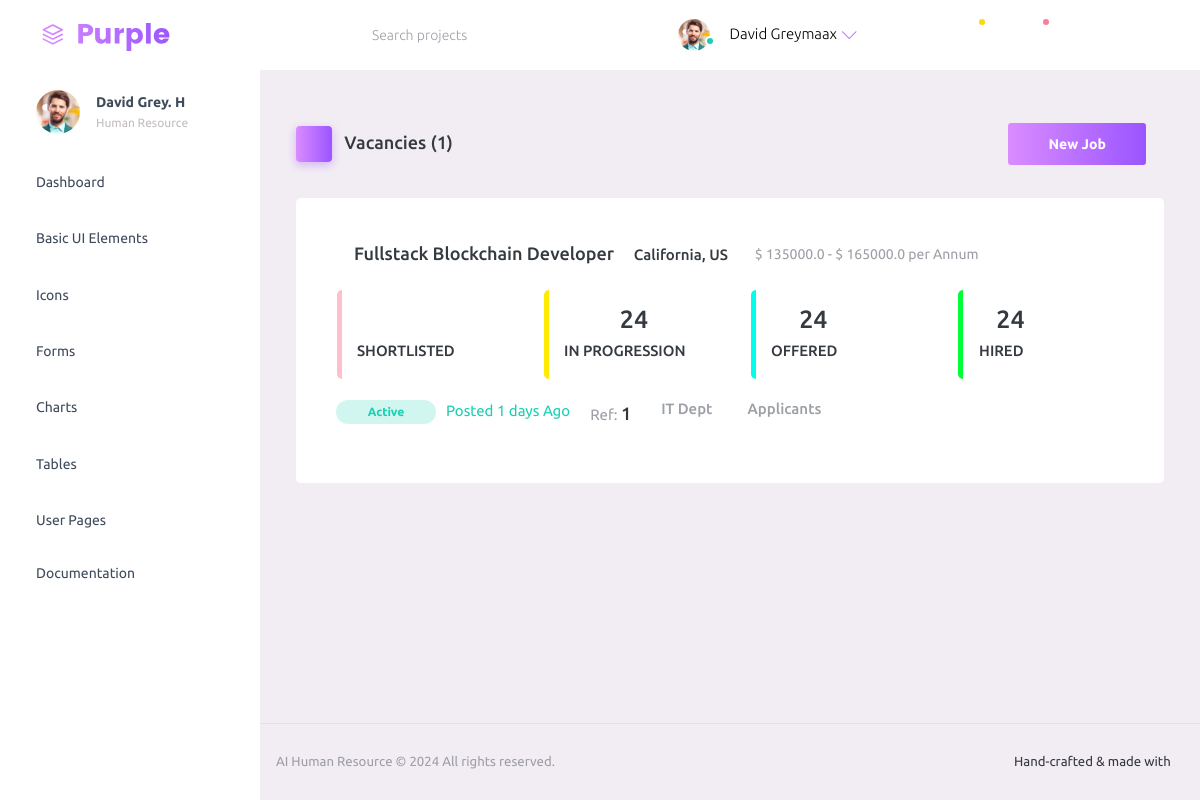
Before: / with the older database file.
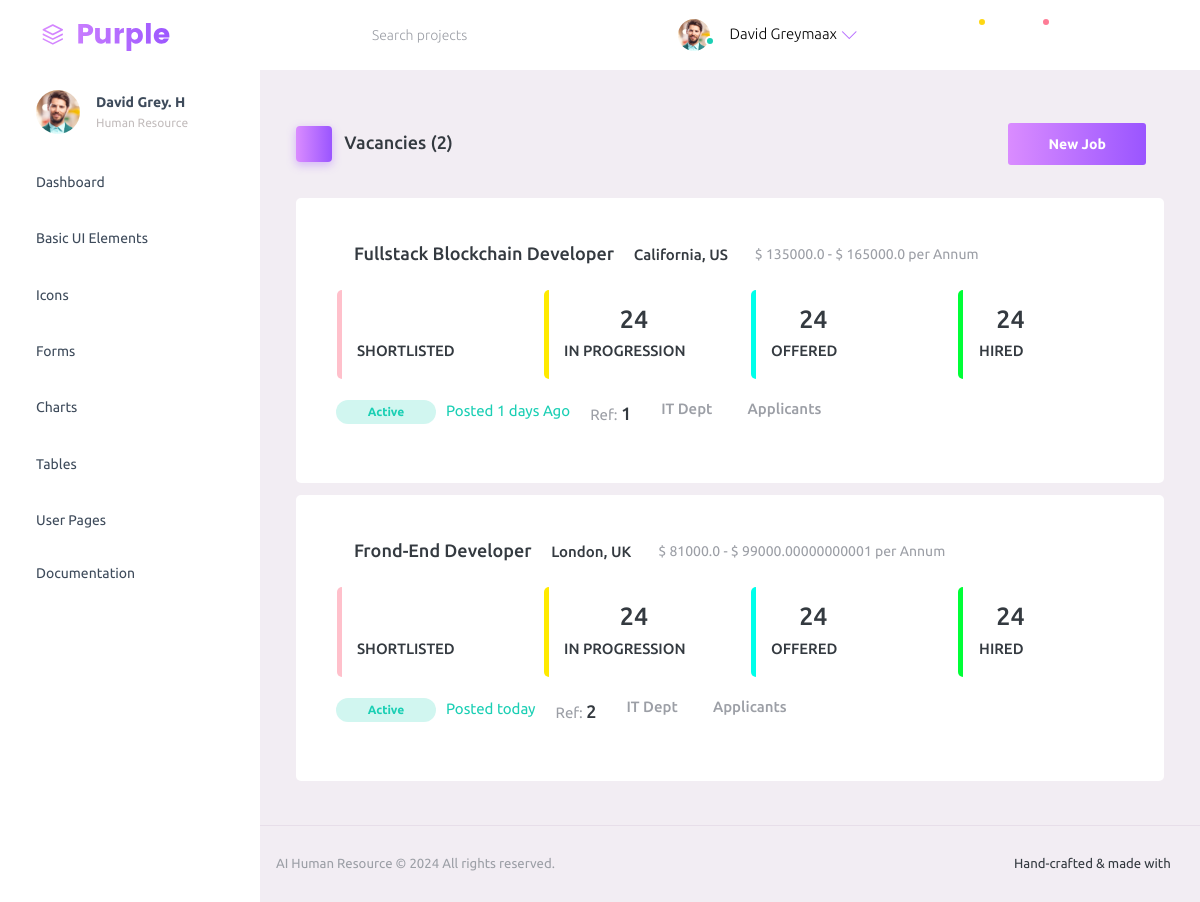
After: the same page with the newer database file.
### HumanResource/models.py (models this page shows, shortened)
class Job(models.Model):
    job_title = models.CharField(max_length=100, null=False)
    department = models.CharField(max_length=50, choices=departments)
    salary = models.IntegerField()
    location = models.CharField(max_length=100, choices=locations)
    introduction = models.CharField(max_length=220)
    brief_posting_description = models.CharField(max_length=400)
    responsabilities = models.CharField(max_length=3000)
    qualifications = models.CharField(max_length=1500)
    is_active = models.BooleanField(default=True)
    date_posted = models.DateField(auto_now_add=True)

### HumanResource/views.py (the view)
# urls.py: 2. Add a URL to urlpatterns:  path('', views.home, name='home')
def home(request):
    jobs = Job.objects.all()
    job_data = {}
    for j in jobs:
        lower_bound = j.salary * 0.9
        upper_bound = j.salary * 1.1
        posted = (datetime.datetime.today().date() - j.date_posted).days
        job_data[j.id] = {
            'job': j,
            'lower_bound': lower_bound,
            'upper_bound': upper_bound,
            'posted': posted
        }
    return render(request, 'app/hr_dashboard.html', {'job_data': job_data, 'total_jobs': Job.objects.all().count()})

### HumanResource/templates/app/hr_dashboard.html (shortened to what this page needs)
{% extends 'app/index.html' %}
{% load static %}
{% block body %}
<div class="page-header">
    <h3 class="page-title">
        <span class="page-title-icon bg-gradient-primary text-white me-2">
            <i class="mdi mdi-home"></i>
        </span> Vacancies ({{ total_jobs }})
    </h3>
    <nav aria-label="breadcrumb">
        <ul class="breadcrumb">
            <li class="breadcrumb-item" aria-current="page">
                <a class="btn btn-gradient-primary btn-md" href="{% url 'new-job' %}">New Job</a>
            </li>
        </ul>
    </nav>
</div>
{% if job_data %}
{% for job_id, data in job_data.items %}
<div class="row" style="margin-top: 12px;">
        <div class="col-12 grid margin">
        <div class="card">
            <div class="card-body">
                <div class="row">
                    <div class="d-flex flex-row">
                        <h4 class="card-title"> <i class="mdi mdi-checkbox-marked-outline text-success" style="font-size: 23px;"></i>{{ data.job.job_title }}</h4>
                        <h6 style="margin: 8px;"><i class="mdi mdi-map-marker-outline"></i>{{ data.job.location }}</h6>
                        <small class="text-muted" style="margin: 8px;"><i class="mdi mdi-cash-multiple"></i>$ {{ data.lower_bound }} - $ {{ data.upper_bound}} per Annum</small>
                    </div>
                </div>
                <div class="row">
                    <div class="col-md-3 stretch-card grid-margin">
                        <a class="btn" href="#" style="padding: 0px !important;">
                            <div class="card" style="border-left: 5px solid pink; margin-top: 10px;">
                                <div class="card-body" style="padding: 15px;">
                                    <h3>
                                        <i class="mdi mdi-account-multiple-outline" style="color: pink;"></i>
                                    </h3>
                                    <div class="metric-value d-inline-block">
                                        <h6 class="mb-1">SHORTLISTED</h6>
                                    </div>
                                </div>
                            </div>
                        </a>
                    </div>
                    <div class="col-md-3 stretch-card grid-margin">
                        <a class="btn" href="#" style="padding: 0px !important;">
                            <div class="card" style="border-left: 5px solid rgb(255, 234, 0); margin-top: 10px;">
                                <div class="card-body" style="padding: 15px;">
                                    <h3>
                                        <i class="mdi mdi-account-multiple-outline" style="color: rgb(255, 234, 0);"></i>
                                        24
                                    </h3>
                                    <div class="metric-value d-inline-block">
                                        <h6 class="mb-1">IN PROGRESSION</h6>
                                    </div>
                                </div>
                            </div>
                        </a>
                    </div>
                    <div class="col-md-3 stretch-card grid-margin">
                        <a class="btn" href="#" style="padding: 0px !important;">
                            <div class="card" style="border-left: 5px solid rgb(0, 255, 234); margin-top: 10px;">
                                <div class="card-body" style="padding: 15px;">
                                    <h3>
                                        <i class="mdi mdi-account-multiple-outline" style="color: rgb(0, 255, 234);"></i>
                                        24
                                    </h3>
                                    <div class="metric-value d-inline-block">
                                        <h6 class="mb-1">OFFERED</h6>
                                    </div>
                                </div>
                            </div>
                        </a>
                    </div>
                    <div class="col-md-3 stretch-card grid-margin">
                        <a class="btn" href="#" style="padding: 0px !important;">
                            <div class="card" style="border-left: 5px solid rgb(0, 255, 55); margin-top: 10px;">
                                <div class="card-body" style="padding: 15px;">
                                    <h3>
                                        <i class="mdi mdi-account-multiple-outline" style="color: rgb(0, 255, 55);"></i>
                                        24
                                    </h3>
                                    <div class="metric-value d-inline-block">
                                        <h6 class="mb-1">HIRED</h6>
                                    </div>
                                </div>
                            </div>
                        </a>
                    </div>
                </div>
                <div class="row">
                    <div class="stretch-card" style="margin-top: -20px;">
                        {% if data.job.is_active %}
                        <a class="btn btn-inverse-success btn-rounded btn-md"
                        style="height: 24px !important; padding: 5px !important; width: 100px !important; font-size: 12px;" href="{% url 'edit-job' data.job.id %}">Active</a>
                        {% else %}
                        <a class="btn btn-inverse-danger btn-rounded btn-md"
                        style="height: 24px !important; padding: 5px !important; width: 100px !important; font-size: 12px;" href="{% url 'edit-job' data.job.id %}">Expired</a>
                        {%  endif %}
                        {% if data.posted > 0 %}
                        <p class="text-success" style="margin-left: 10px;">Posted {{ data.posted }} days Ago</p>
                        {% else %}
                        <p class="text-success" style="margin-left: 10px;">Posted today</p>
                        {% endif %}
                        <p class="text-muted" style="margin-left: 20px;">Ref: <span class="card-title">{{ data.job.id }}</span></p>
                        <h6 class="text-muted" style="margin-left: 30px;">{{ data.job.department }} Dept</h6>
                        <h6 class="text-muted" style="margin-left: 20px;"><i class="mdi mdi-account"></i> {{ data.applicants }} Applicants</h6>
                    </div>
                </div>
            </div>
        </div>
    </div>
</div>
{% endfor %}
{% else %}
<div class="row">
    <h4 class="card-title">No jobs are available</h4>
</div>
{% endif %}
{% endblock %}

### HumanResource/templates/app/index.html (shortened to what this page needs)
<!DOCTYPE html>
{% load static %}
<html lang="en">
  <head>
    <link rel="stylesheet" href="{% static 'assets/vendors/mdi/css/materialdesignicons.min.css' %}">
    <link rel="stylesheet" href="{% static 'assets/vendors/ti-icons/css/themify-icons.css' %}">
    <link rel="stylesheet" href="{% static 'assets/vendors/css/vendor.bundle.base.css' %}">
    <link rel="stylesheet" href="{% static 'assets/vendors/font-awesome/css/font-awesome.min.css' %}">
    <link rel="stylesheet" href="{% static 'assets/vendors/font-awesome/css/font-awesome.min.css' %}"/>
    <link rel="stylesheet" href="{% static 'assets/vendors/bootstrap-datepicker/bootstrap-datepicker.min.css' %}">
    <link rel="stylesheet" href="{% static 'assets/vendors/select2/select2.min.css' %}">
    <link rel="stylesheet" href="{% static 'assets/vendors/select2-bootstrap-theme/select2-bootstrap.min.css' %}">
    <link rel="stylesheet" href="{% static 'assets/css/style.css' %}">
  </head>
  <body>
    <div class="container-scroller">
       {% include 'partials/_navbar.html' %}
      <div class="container-fluid page-body-wrapper">
         {% include 'partials/_sidebar.html' %}
        <div class="main-panel">
          <div class="content-wrapper">
            {% block body %}
            {% endblock %}
          </div>
          {% include 'partials/_footer.html' %}
        </div>
      </div>
    </div>
  </body>
</html>

### HumanResource/templates/partials/_navbar.html (shortened to what this page needs)
{% load static %}
<nav class="navbar default-layout-navbar col-lg-12 col-12 p-0 fixed-top d-flex flex-row">
    <div class="text-center navbar-brand-wrapper d-flex align-items-center justify-content-start">
      <a class="navbar-brand brand-logo" href="#"><img src="{% static 'assets/images/logo.svg' %}" alt="logo" /></a>
    </div>
    <div class="navbar-menu-wrapper d-flex align-items-stretch">
      <button class="navbar-toggler navbar-toggler align-self-center" type="button" data-toggle="minimize">
        <span class="mdi mdi-menu"></span>
      </button>
      <div class="search-field d-none d-md-block">
        <form class="d-flex align-items-center h-100" action="#">
          <div class="input-group">
            <div class="input-group-prepend bg-transparent">
              <i class="input-group-text border-0 mdi mdi-magnify"></i>
            </div>
            <input type="text" class="form-control bg-transparent border-0" placeholder="Search projects">
          </div>
        </form>
      </div>
      <ul class="navbar-nav navbar-nav-right">
        <li class="nav-item nav-profile dropdown">
          <a class="nav-link dropdown-toggle" id="profileDropdown" href="#" data-bs-toggle="dropdown" aria-expanded="false">
            <div class="nav-profile-img">
              <img src="{% static 'assets/images/faces/face1.jpg' %}" alt="image">
              <span class="availability-status online"></span>
            </div>
            <div class="nav-profile-text">
              <p class="mb-1 text-black">David Greymaax</p>
            </div>
          </a>
        </li>
        <li class="nav-item d-none d-lg-block full-screen-link">
          <a class="nav-link">
            <i class="mdi mdi-fullscreen" id="fullscreen-button"></i>
          </a>
        </li>
        <li class="nav-item dropdown">
          <a class="nav-link count-indicator dropdown-toggle" id="messageDropdown" href="#" data-bs-toggle="dropdown" aria-expanded="false">
            <i class="mdi mdi-email-outline"></i>
            <span class="count-symbol bg-warning"></span>
          </a>
        </li>
        <li class="nav-item dropdown">
          <a class="nav-link count-indicator dropdown-toggle" id="notificationDropdown" href="#" data-bs-toggle="dropdown">
            <i class="mdi mdi-bell-outline"></i>
            <span class="count-symbol bg-danger"></span>
          </a>
        </li>
        <li class="nav-item nav-logout d-none d-lg-block">
          <a class="nav-link" href="#">
            <i class="mdi mdi-power"></i>
          </a>
        </li>
        <li class="nav-item nav-settings d-none d-lg-block">
          <a class="nav-link" href="#">
            <i class="mdi mdi-format-line-spacing"></i>
          </a>
        </li>
      </ul>
    </div>
  </nav>

### HumanResource/templates/partials/_sidebar.html (shortened to what this page needs)
{% load static %}
<nav class="sidebar sidebar-offcanvas" id="sidebar">
    <ul class="nav">
      <li class="nav-item nav-profile">
        <a href="#" class="nav-link">
          <div class="nav-profile-image">
            <img src="{% static 'assets/images/faces/face1.jpg' %}" alt="profile" />
          </div>
          <div class="nav-profile-text d-flex flex-column">
            <span class="font-weight-bold mb-2">David Grey. H</span>
            <span class="text-secondary text-small">Human Resource</span>
          </div>
          <i class="mdi mdi-bookmark-check text-success nav-profile-badge"></i>
        </a>
      </li>
      <li class="nav-item">
        <a class="nav-link" href="#">
          <span class="menu-title">Dashboard</span>
          <i class="mdi mdi-home menu-icon"></i>
        </a>
      </li>
      <li class="nav-item">
        <a class="nav-link" data-bs-toggle="collapse" href="#ui-basic" aria-expanded="false" aria-controls="ui-basic">
          <span class="menu-title">Basic UI Elements</span>
          <i class="menu-arrow"></i>
          <i class="mdi mdi-crosshairs-gps menu-icon"></i>
        </a>
      </li>
      <li class="nav-item">
        <a class="nav-link" data-bs-toggle="collapse" href="#icons" aria-expanded="false" aria-controls="icons">
          <span class="menu-title">Icons</span>
          <i class="mdi mdi-contacts menu-icon"></i>
        </a>
      </li>
      <li class="nav-item">
        <a class="nav-link" data-bs-toggle="collapse" href="#forms" aria-expanded="false" aria-controls="forms">
          <span class="menu-title">Forms</span>
          <i class="mdi mdi-format-list-bulleted menu-icon"></i>
        </a>
      </li>
      <li class="nav-item">
        <a class="nav-link" data-bs-toggle="collapse" href="#charts" aria-expanded="false" aria-controls="charts">
          <span class="menu-title">Charts</span>
          <i class="mdi mdi-chart-bar menu-icon"></i>
        </a>
      </li>
      <li class="nav-item">
        <a class="nav-link" data-bs-toggle="collapse" href="#tables" aria-expanded="false" aria-controls="tables">
          <span class="menu-title">Tables</span>
          <i class="mdi mdi-table-large menu-icon"></i>
        </a>
      </li>
      <li class="nav-item">
        <a class="nav-link" data-bs-toggle="collapse" href="#auth" aria-expanded="false" aria-controls="auth">
          <span class="menu-title">User Pages</span>
          <i class="menu-arrow"></i>
          <i class="mdi mdi-lock menu-icon"></i>
        </a>
      </li>
      <li class="nav-item">
        <a class="nav-link" href="#" target="_blank">
          <span class="menu-title">Documentation</span>
        </a>
      </li>
    </ul>
  </nav>

### HumanResource/templates/partials/_footer.html
{% load static %}
<footer class="footer">
  <div class="d-sm-flex justify-content-center justify-content-sm-between">
    <span class="text-muted text-center text-sm-left d-block d-sm-inline-block">AI Human Resource &copy; <script type="text/javascript">document.write(new Date().getFullYear());</script> All rights reserved.</span>
    <span class="float-none float-sm-right d-block mt-1 mt-sm-0 text-center">Hand-crafted & made with <i class="mdi mdi-heart text-danger"></i></span>
  </div>
</footer>

Changed rows visible on the page:
added Job: job.job_title "Frond-End Developer", job.location "London, UK", lower_bound "81000.0", upper_bound "99000.00000000001", is_active "Active", shows "Posted today", job.id "2", job.department "IT"
Other visible differences:
{{ total_jobs }}: "1" → "2"
